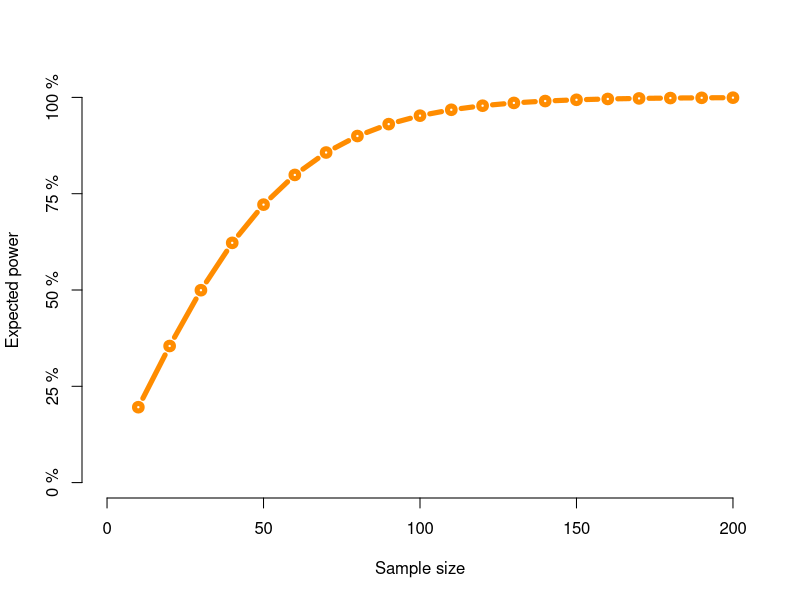
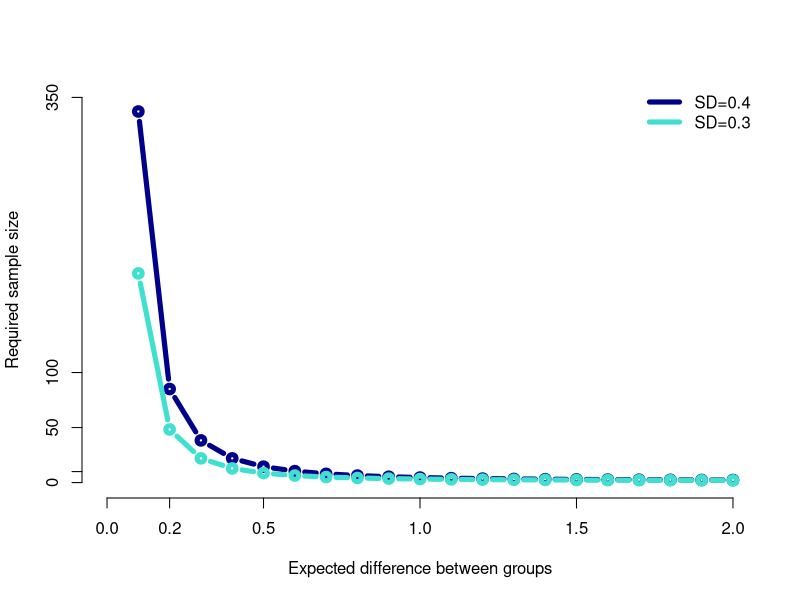

These figures' R source, in order:
## ---- chunk 1
power.prop.test(n=28,p1=0.3,p2=0.55) 
## ---- chunk 2
power.prop.test(power=0.8,p1=0.3,p2=0.55) 
## ---- chunk 3
power.t.test(n=6,delta=0.3,sd=0.28,type="two.sample") 
## ---- chunk 4
power.t.test(power=0.9,delta=0.3,sd=0.28,type="two.sample") 
## ---- chunk 5
samplesizes <- seq(from=10,to=200,by=10)
power.samplesizes <- power.prop.test(n=samplesizes,p1=0.3,p2=0.55)$power
plot(samplesizes,
     power.samplesizes,
     xlim=c(0,200),
     xlab="Sample size",
     ylab="Expected power",
     ylim=c(0,1),
     type="b",
     col="darkorange",
     lwd=5,axes=FALSE)
axis(1,at=c(0,50,100,150,200))
axis(2,at=c(0,0.25,0.5,0.75,1),labels=paste(c(0,25,50,75,100),"%")) 
## ---- chunk 6
differences <- seq(from=0.1,to=2,by=0.1)
samplesize.sd04 <- sapply(differences,
                          function(d){power.t.test(power=0.9,
                                                   delta=d,
                                                   sd=0.4,
                                                   type="two.sample")$n})
samplesize.sd03 <- sapply(differences,
                          function(d){power.t.test(power=0.9,
                                                   delta=d,
                                                   sd=0.3,
                                                   type="two.sample")$n})
plot(differences,
     samplesize.sd04,
     xlim=c(0,2),
     xlab="Expected difference between groups",
     ylab="Required sample size",
     ylim=c(0,350),
     type="b",
     col="darkblue",
     lwd=5,axes=FALSE)
lines(differences, samplesize.sd03,col="turquoise",lwd=5,type="b")
axis(1,at=c(0,0.2,0.5,1,1.5,2))
axis(2,at=c(350,100,50,10,0))
legend(x="topright",lwd=5,bty="n",legend=c("SD=0.4","SD=0.3"),col=c("darkblue","turquoise")) 
